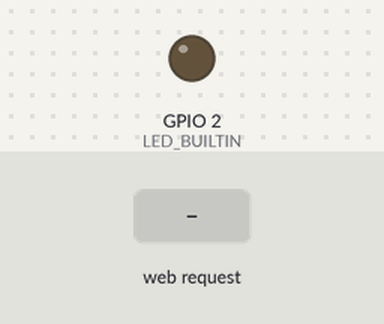
Bench run of a sketch on a simulated ESP32. Parts: output pins drawn as LEDs (lit = HIGH). Inputs (shaded band) come from the test bench. What the sketch prints to the serial monitor is not drawn.

Above: at 1.2 s.
1.3 s: HTTP request GET /onoff received
At 2.7 s:
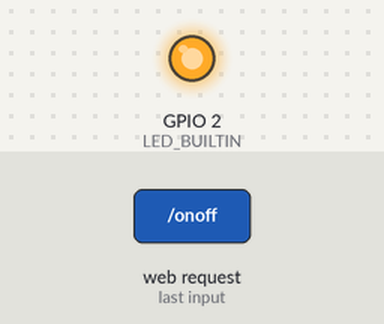
Timing chart, 0 to 4.3 s (numbered marks = the images above; inputs shaded):
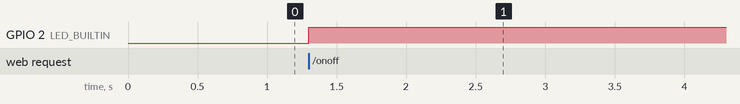

The sketch:

ESP32_Dashboard_APMode.ino
```cpp
#include <WiFi.h>
#include <WebServer.h>
#include <ESPmDNS.h>

#define AppName "dashboard"

const char* ssid     = AppName;
const char* password = "12345678";

WebServer server(80);
  #ifdef __cplusplus
    extern "C" {
  #endif
    uint8_t temprature_sens_read();
  #ifdef __cplusplus
     }
  #endif
uint8_t temprature_sens_read();

void HandleRoot() {
 String s PROGMEM = R"=====(<!DOCTYPE html><html lang="en"><head> <meta charset="UTF-8"> <meta name="viewport" content="width=device-width, initial-scale=1.0"> <meta http-equiv="X-UA-Compatible" content="ie=edge"> <link rel="stylesheet" href="style.css"> <title>ESP32:Dashboard</title></head><body> <div id="container"> <header class="header"> <div><h2>Dashboard</h2></div></header> <main class="main"> <div class="main-overview"> <div class="overviewcard"> <div class="overviewcard__icon">CPU Temp</div><div class="overviewcard__info"><span id="temp">N/A</span> <sup>o</sup>C</div></div><div class="overviewcard"> <div class="overviewcard__icon">LED</div><div class="overviewcard__info"> <input type="checkbox" id="led" onclick="onoff(this)"> </div></div><div class="overviewcard"> <div class="overviewcard__icon">IP</div><div class="overviewcard__info" id="ip">N/A</div></div><div class="overviewcard"> <div class="overviewcard__icon">MAC</div><div class="overviewcard__info" id="mac">N/A</div></div><div class="overviewcard"> <div class="overviewcard__icon">MEM</div><div class="overviewcard__info" id="mem">N/A</div></div></div></main> <footer class="footer"> <div class="footer__copyright">&copy; 2019 </div><div class="footer__signature">ESP32 WebServer Library</div></footer> </div></div><script src="index.js"></script></body></html>)=====";
 server.send(200, "text/html", s);
}

void HandleCss() {
  String css PROGMEM = R"=====( html,body{margin: 0;height: 100%;color: #fff;}#container{display: flex;flex-direction: column;}.header{align-items: center;justify-content: space-between;padding-top: 10px 15px;background-color: #648ca6;width: 100%;}.header h2{margin-left: 15px;}.main{background-color: #8fd4d9;padding-top: 20px;overflow: auto;flex: 1;min-width: 100vw;min-height: 100vh;}.main-header{display: flex;justify-content: space-between;margin: 20px;padding: 20px;height: 50px;background-color: #e3e4e6;color: slategray;}.main-overview{display: grid;grid-template-columns: repeat(auto-fit, minmax(265px, 1fr));grid-auto-rows: 94px;grid-gap: 20px;margin: 20px;}.overviewcard{display: flex;align-items: center;justify-content: space-between;padding: 20px;background-color: #d3d3;}.main-cards{column-count: 1;column-gap: 20px;margin: 20px;}.card{display: flex;flex-direction: column;align-items: center;width: 100%;background-color: #82bef6;margin-bottom: 20px;-webkit-column-break-inside: avoid;padding: 24px;box-sizing: border-box;}.card:first-child{height: 485px;}.card:nth-child(2){height: 200px;}.card:nth-child(3){height: 265px;}.footer{grid-area: footer;display: flex;align-items: center;justify-content: space-between;padding: 0 16px;background-color: #648ca6;} )=====";
  server.send(200, "text/css", css);
}

void HandleJs() {
  String js PROGMEM = R"=====(function onoff(e){var n=new XMLHttpRequest;n.open("POST","onoff",!1),n.send(e.checked),n.response?alert(n.response):alert("UnSuccess!!")}function getData(e){var n=new XMLHttpRequest;n.onreadystatechange=function(){if(4==this.readyState&&200==this.status)for(var e=JSON.parse(this.responseText),n=0;n<e.length;n++)j=e[n],document.getElementById(j.name)&&("led"===j.name?document.getElementById(j.name).checked=j.val:document.getElementById(j.name).innerHTML=j.val),document.getElementById("label_"+j.name)&&(document.getElementById("label_"+j.name).innerHTML=j.name)},n.open("GET",e,!0),n.send()}getData("info"),setInterval(function(){getData("info")},5e3);)=====";
  server.send(200, "application/javascript", js);
}

void HandleOnOff(){
  uint8_t cmd = (server.arg(0) == "true") ? LOW : HIGH;
  String led = (cmd == LOW) ? "ON":"OFF";

  digitalWrite(LED_BUILTIN, cmd);
  Serial.println(server.arg(0));

  server.send(200, "text/plain", led);
}

void HandleInfo(){
  String data = "[";
  data += "{\"name\": \"temp\",\"val\":" +  CpuTemp() + "}";
  data += ",{\"name\":\"led\",\"val\":" + LedStatus()  +"}";
  data += ",{\"name\":\"mac\",\"val\":\"" + String(WiFi.macAddress())+"\"}";
  data += ",{\"name\":\"ip\",\"val\":\"" + (WiFi.softAPIP()).toString() +"\"}";
  data += ",{\"name\":\"mem\",\"val\":\"" + String(esp_get_free_heap_size()/1024) +" KB\"}";

  data += "]";

  server.send(200, "application/json", data);
}

String CpuTemp(){

int temp = ((temprature_sens_read() - 32) / 1.8);

return String(temp);
}
String LedStatus(){
  return ( digitalRead(LED_BUILTIN) == LOW) ? "true":"false";
}
void StartDNS() {
  if (!MDNS.begin(ssid)) {
        Serial.println("Error setting up MDNS responder!");
        while(1) {
            delay(1000);
        }
    }
    Serial.println("mDNS responder started");
    MDNS.addService("http", "tcp", 80);
}

void StartWeb(){
  server.on("/", HandleRoot);
  server.on("/style.css", HandleCss);
  server.on("/index.js", HandleJs);
  server.on("/onoff", HandleOnOff);
  server.on("/info", HandleInfo);
  server.begin();
  Serial.printf("HTTP server started at: \n\t - http://%s\n\t - http://%s.local\n",WiFi.softAPIP().toString().c_str(),WiFi.softAPgetHostname());
}

void StartAP(){

  Serial.printf("\nConfiguring access point...\n");
  WiFi.softAP(ssid, password);
  WiFi.softAPsetHostname(ssid);
  Serial.printf("AP IP address: %s\n",WiFi.softAPIP().toString().c_str());

}


void setup() {
  Serial.begin(115200);
  pinMode(LED_BUILTIN, OUTPUT);
  StartAP();
  StartWeb();
  StartDNS();


}

void loop() {

  server.handleClient();


}
```

Measured:
- after the input at 1.3 s, GPIO 2 (LED_BUILTIN): LOW → HIGH at once
